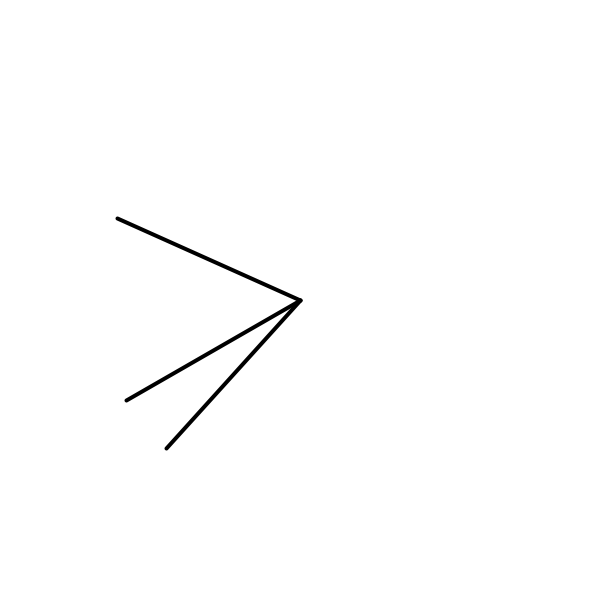
Frame 1 (no input)
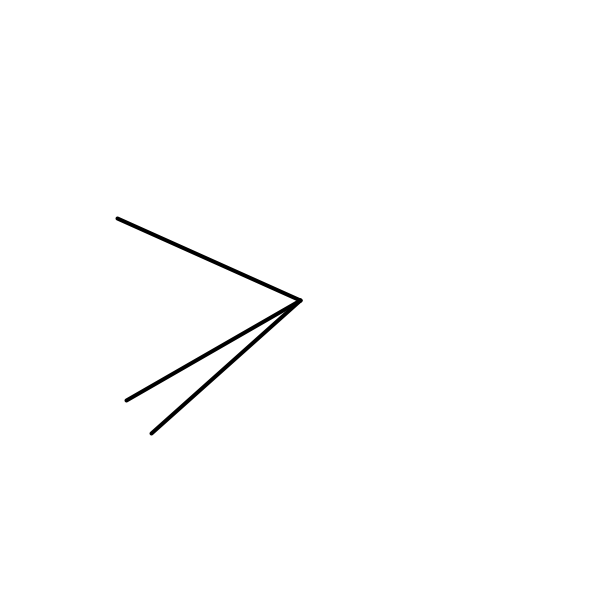
Frame 60 (the mouse pressed at the canvas centre just before this capture)
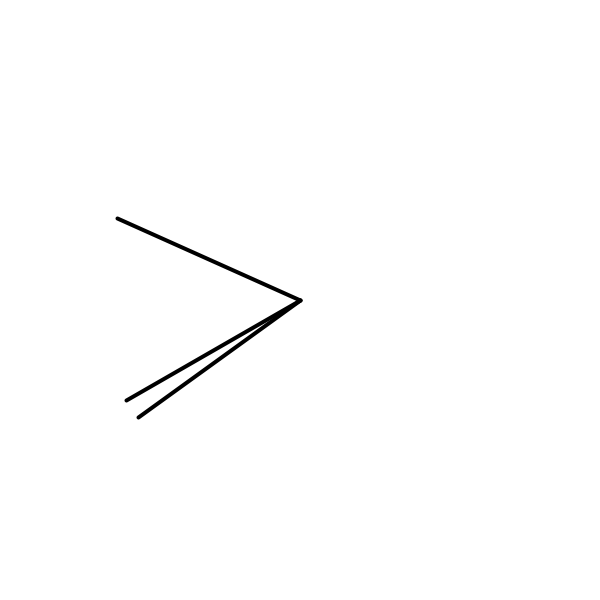
Frame 120 (the mouse held since frame 60 and released just before this capture)

The Processing sketch that drew these frames (run headless with seeded random() and noise(); from frame 60 on, the mouse is pressed at the canvas centre):

// Processing sketch: w4notes_3
// ── w4notes_3.pde
//how to make a clock 

int time = 3000; 

void setup(){
  size(600,600); 
  strokeWeight(4); 
}

void draw(){
 background(255);
 translate(width/2, height/2); 
 
 pushMatrix(); 
 float rads = map(second(), 0, 60, 0, TWO_PI); 
 rotate(rads);
 line(0,0,200,0); 
 popMatrix(); 
 
 println(second()); 
 
 pushMatrix();
 rotate(map(minute(),0,60,0,TWO_PI)); 
 line(0,0,0,-200); 
 popMatrix(); 
 
 pushMatrix();
 int hour = hour();
 if (hour > 12){
   hour -= 12; 
 }
 rotate(map(hour(), 0,12, 0, TWO_PI)); 
 line(0,0,0,-200);
 popMatrix(); 
 

 
}

//void mousePressed(){
//  time = millis() + 3000; 
